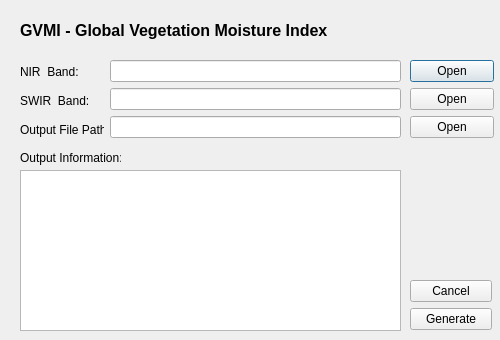
<?xml version="1.0" encoding="UTF-8"?>
<ui version="4.0">
 <class>Gvmi</class>
 <widget class="QDialog" name="Gvmi">
  <property name="geometry">
   <rect>
    <x>0</x>
    <y>0</y>
    <width>500</width>
    <height>340</height>
   </rect>
  </property>
  <property name="windowTitle">
   <string>Dialog</string>
  </property>
  <widget class="QWidget" name="layoutWidget_3">
   <property name="geometry">
    <rect>
     <x>110</x>
     <y>60</y>
     <width>291</width>
     <height>80</height>
    </rect>
   </property>
   <layout class="QVBoxLayout" name="verticalLayout_2">
    <item>
     <widget class="QLineEdit" name="gvmiNIR_txt"/>
    </item>
    <item>
     <widget class="QLineEdit" name="gvmiSWIR_txt"/>
    </item>
    <item>
     <widget class="QLineEdit" name="gvmiOut_txt"/>
    </item>
   </layout>
  </widget>
  <widget class="QLabel" name="label_5">
   <property name="geometry">
    <rect>
     <x>20</x>
     <y>150</y>
     <width>101</width>
     <height>16</height>
    </rect>
   </property>
   <property name="text">
    <string>Output Information:</string>
   </property>
  </widget>
  <widget class="QWidget" name="layoutWidget_4">
   <property name="geometry">
    <rect>
     <x>410</x>
     <y>60</y>
     <width>84</width>
     <height>81</height>
    </rect>
   </property>
   <layout class="QHBoxLayout" name="horizontalLayout">
    <item>
     <layout class="QVBoxLayout" name="verticalLayout_3">
      <item>
       <widget class="QPushButton" name="gvmiNIR_btn">
        <property name="text">
         <string>Open</string>
        </property>
       </widget>
      </item>
      <item>
       <widget class="QPushButton" name="gvmiSWIR_btn">
        <property name="text">
         <string>Open</string>
        </property>
       </widget>
      </item>
      <item>
       <widget class="QPushButton" name="gvmiiOut_btn">
        <property name="text">
         <string>Open</string>
        </property>
       </widget>
      </item>
     </layout>
    </item>
   </layout>
  </widget>
  <widget class="QTextBrowser" name="textBrowser">
   <property name="geometry">
    <rect>
     <x>20</x>
     <y>170</y>
     <width>381</width>
     <height>161</height>
    </rect>
   </property>
  </widget>
  <widget class="QLabel" name="label_4">
   <property name="geometry">
    <rect>
     <x>20</x>
     <y>10</y>
     <width>411</width>
     <height>41</height>
    </rect>
   </property>
   <property name="font">
    <font>
     <pointsize>12</pointsize>
     <weight>75</weight>
     <bold>true</bold>
    </font>
   </property>
   <property name="text">
    <string>GVMI - Global Vegetation Moisture Index</string>
   </property>
  </widget>
  <widget class="QWidget" name="layoutWidget_2">
   <property name="geometry">
    <rect>
     <x>20</x>
     <y>60</y>
     <width>84</width>
     <height>81</height>
    </rect>
   </property>
   <layout class="QVBoxLayout" name="verticalLayout">
    <item>
     <widget class="QLabel" name="label_2">
      <property name="text">
       <string>NIR  Band:</string>
      </property>
     </widget>
    </item>
    <item>
     <widget class="QLabel" name="label">
      <property name="text">
       <string>SWIR  Band:</string>
      </property>
     </widget>
    </item>
    <item>
     <widget class="QLabel" name="label_3">
      <property name="text">
       <string>Output File Path:</string>
      </property>
     </widget>
    </item>
   </layout>
  </widget>
  <widget class="QWidget" name="layoutWidget">
   <property name="geometry">
    <rect>
     <x>410</x>
     <y>280</y>
     <width>82</width>
     <height>50</height>
    </rect>
   </property>
   <layout class="QVBoxLayout" name="verticalLayout_4">
    <item>
     <widget class="QPushButton" name="cancel_btn">
      <property name="text">
       <string>Cancel</string>
      </property>
     </widget>
    </item>
    <item>
     <widget class="QPushButton" name="gvmi_btn">
      <property name="text">
       <string>Generate</string>
      </property>
     </widget>
    </item>
   </layout>
  </widget>
 </widget>
 <resources/>
 <connections/>
</ui>
